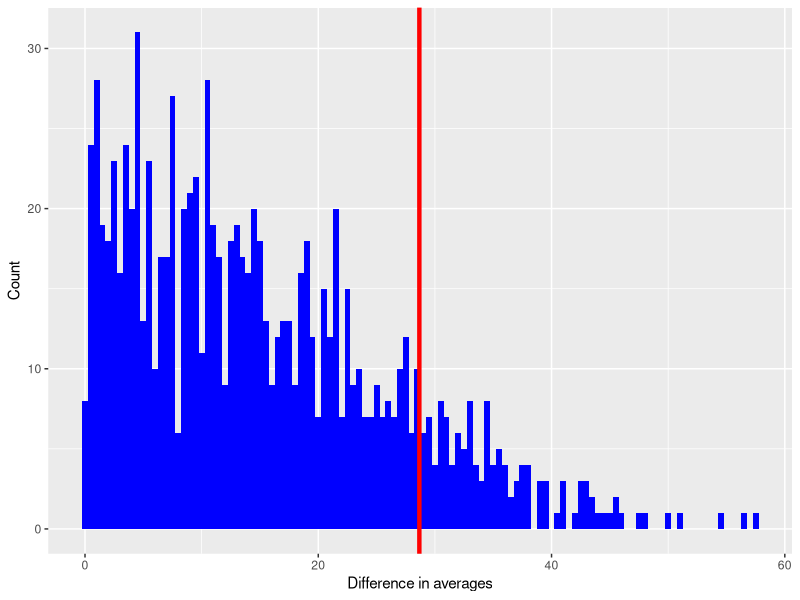

Write R code to recreate this figure.
library(ggplot2)
AB_test_data <- read.csv("AB_test.csv", header = TRUE)
a_clicks <- AB_test_data[AB_test_data$algorithm == "A", ]$clicks_number
b_clicks <- AB_test_data[AB_test_data$algorithm == "B", ]$clicks_number
result <- t.test(x = b_clicks, y = a_clicks, alternative = "greater", paired = FALSE)
print(result)
cat("Difference in means is", mean(b_clicks) - mean(a_clicks), "\n")
if (result$p.value > 0.05) {
    print("We can't reject null hypothesis (we cant say b is better than a)")
} else {
    print("We have rejected null hypothesis (b is better than a)")
}
# Permutation test
n <- 1000
simple_mean_diff <- abs(mean(a_clicks) - mean(b_clicks))
diffs <- sapply(1:n, function(i) {
    combined <- sample(c(a_clicks, b_clicks))
    new_a <- combined[1:length(a_clicks)]
    new_b <- combined[(length(a_clicks) + 1):length(combined)]
    return(abs(mean(new_a) - mean(new_b)))
})
print(ggplot(as.data.frame(diffs), aes(x = diffs)) +
    geom_histogram(binwidth = 0.5, fill = I("blue")) +
    geom_vline(xintercept = simple_mean_diff, color = "red", size = 1.5) +
    labs(x = "Difference in averages", y = "Count"))
cat("p-value is", length(diffs[diffs >= simple_mean_diff]) / length(diffs), "\n")